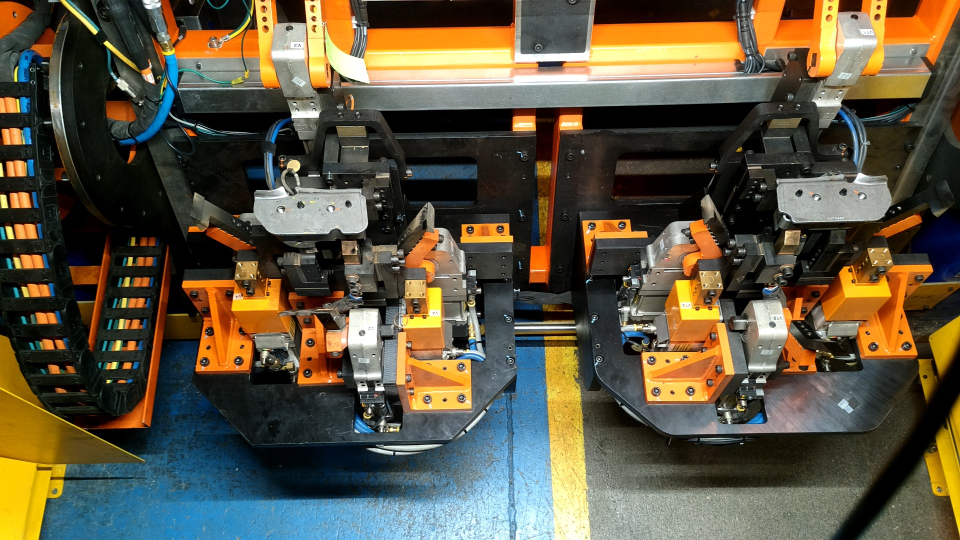
#> input picture Contour/STANDARD.jpg, 1920 x 1080 px, given in place of STANDARD1, which was not available (shown at 1/2 size)
$ python EdgeDetectionFunctionTypes.py
#> lines starting #> are read from the running program, lines starting #| are printed output that depends on the picture; after the words box and inside, x2 and y2 are one past the last pixel; in counts of white or black regions, pixels touching at a corner belong together; pictures that were not available may be replaced by others from this repository, and a replacement may not be noted
import cv2 as cv
import numpy as np

img = cv.imread('STANDARD1')
#> img is the input picture: shape (1080, 1920, 3); mean B, G, R 65.3, 86, 94.4
cv.imshow('STANDARD1.jpg', img)

gray = cv.cvtColor(img, cv.COLOR_BGR2GRAY)
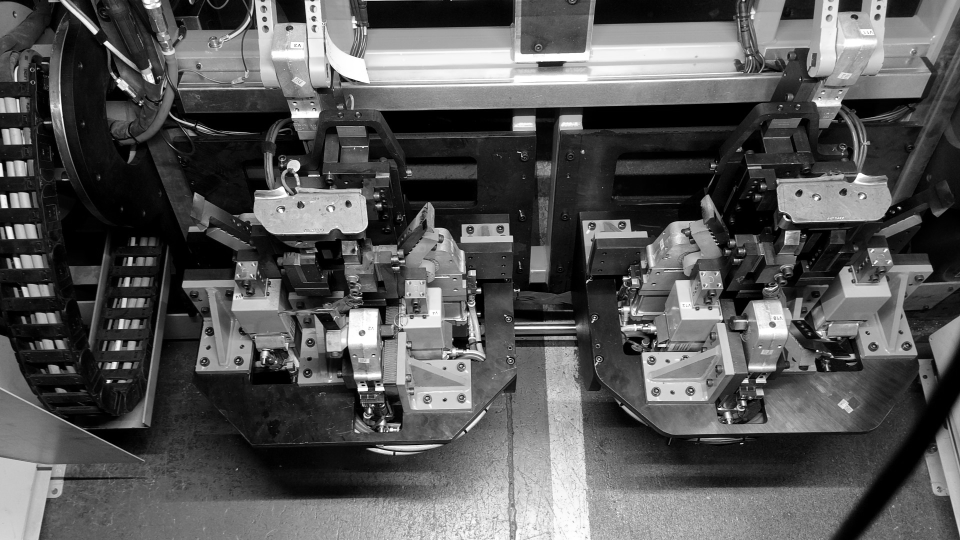
#> gray: shape (1080, 1920) (shown at 1/2 size); min 0, max 255, mean 86.2
cv.imshow('Gray', gray)

lap = cv.Laplacian(gray, cv.CV_64F)
lap = np.uint8(np.absolute(lap))
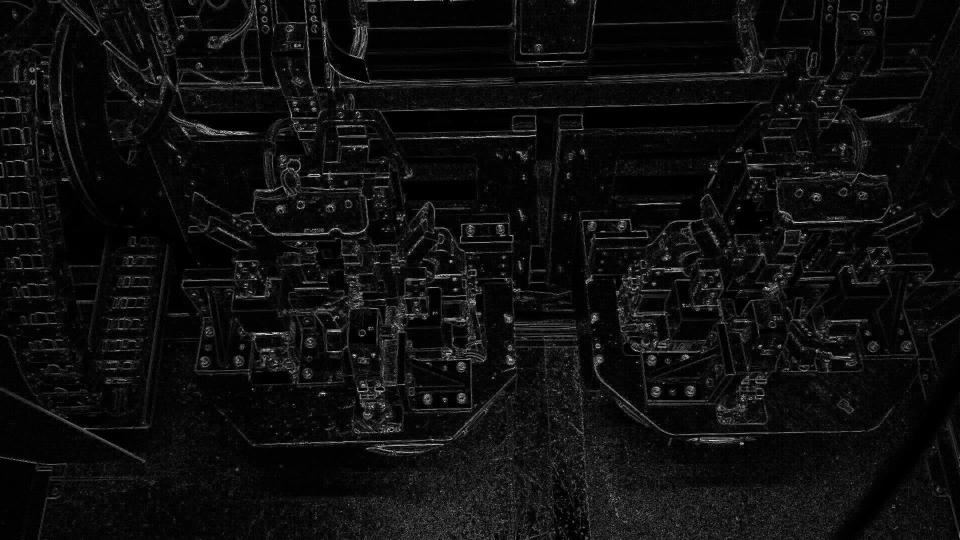
#> lap: shape (1080, 1920) (shown at 1/2 size); min 0, max 255, mean 14.4
cv.imshow('Laplacian', lap)

sobelx = cv.Sobel(gray, cv.CV_64F, 1, 0)
sobely = cv.Sobel(gray, cv.CV_64F, 0, 1)

cv.imshow('Sobel X', sobelx)
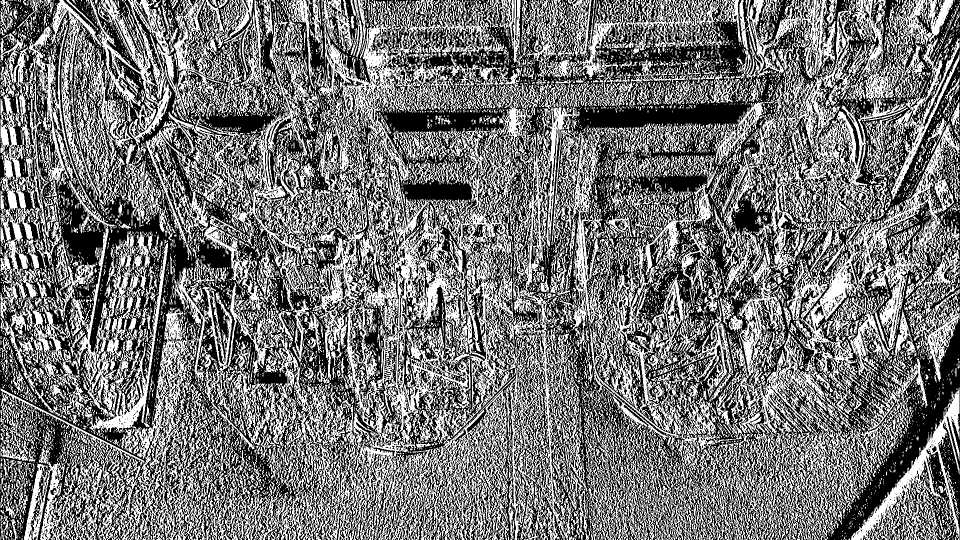
#> window 'Sobel X': shape (1080, 1920) (shown at 1/2 size); 46% white; 11290 white regions (9437 under 20 px), largest, box (x1, y1, x2, y2) and area: (337, 0, 1582, 1080) 313442, (1444, 0, 1919, 772) 102100, (57, 0, 440, 1080) 66485
cv.imshow('Sobel Y', sobely)
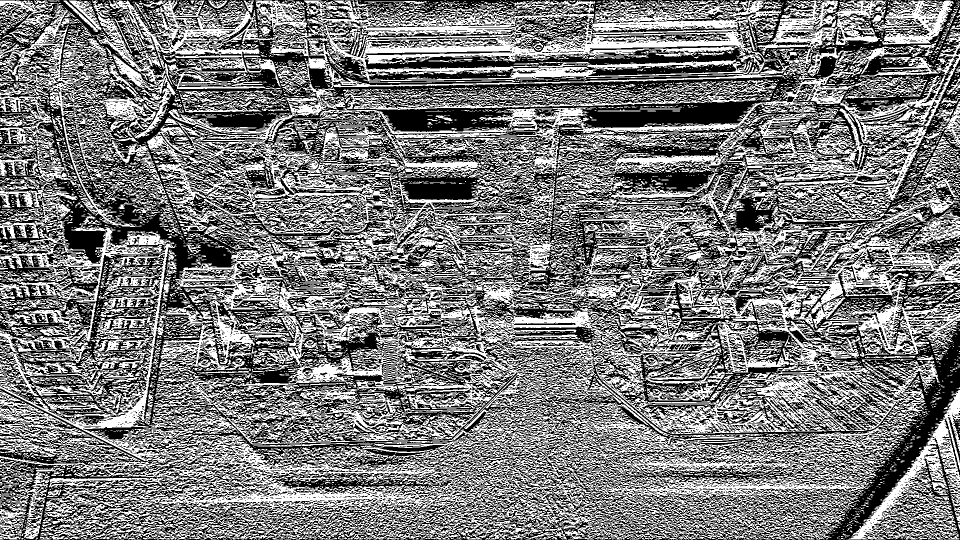
#> window 'Sobel Y': shape (1080, 1920) (shown at 1/2 size); 48.3% white; 9173 white regions (7705 under 20 px), largest, box (x1, y1, x2, y2) and area: (0, 1, 1920, 1079) 661809, (308, 722, 971, 889) 24556, (1515, 1, 1908, 153) 21516
combined_sobel = cv.bitwise_or(sobelx, sobely)
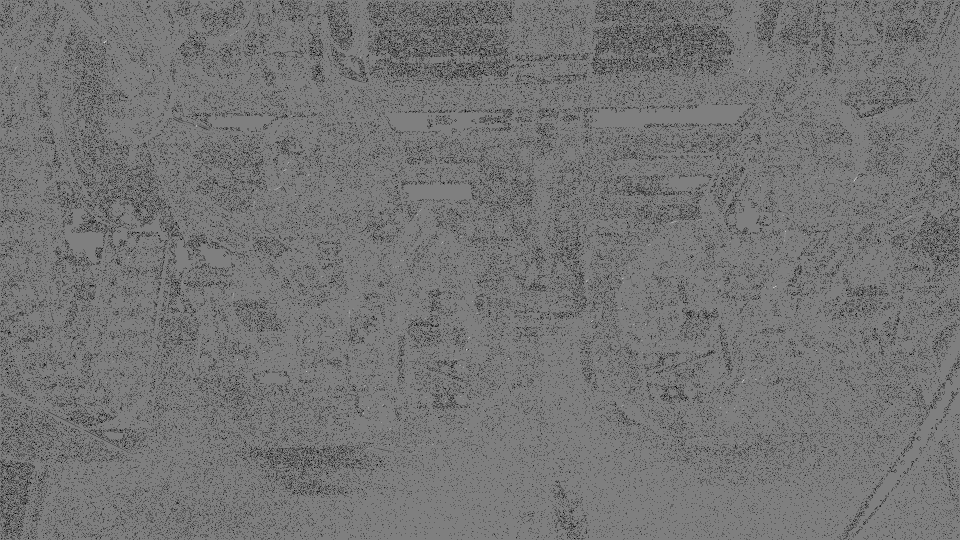
#> combined_sobel: shape (1080, 1920) float64 (shown at 1/2 size); 8.31% of the values are NaN or infinite; the others: min -130944, max 130944, mean -169.4; drawn with min black, max white, NaN and infinite black

cv.imshow('Sobel X', sobelx)
cv.imshow('Sobel Y', sobely)
cv.imshow('Combined Sobel', combined_sobel)
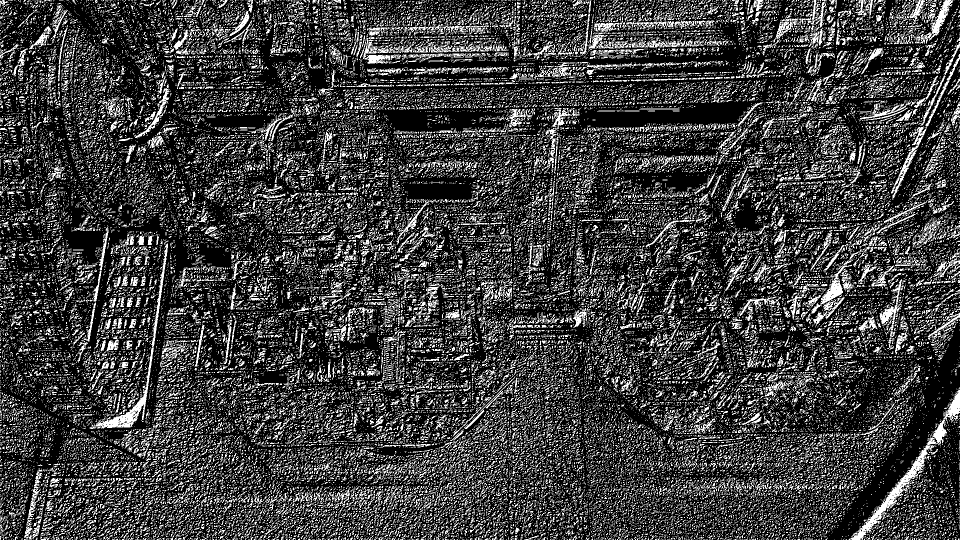
#> window 'Combined Sobel': shape (1080, 1920) (shown at 1/2 size); 24.1% white in thin lines or dots

canny = cv.Canny(gray, 15, 175)
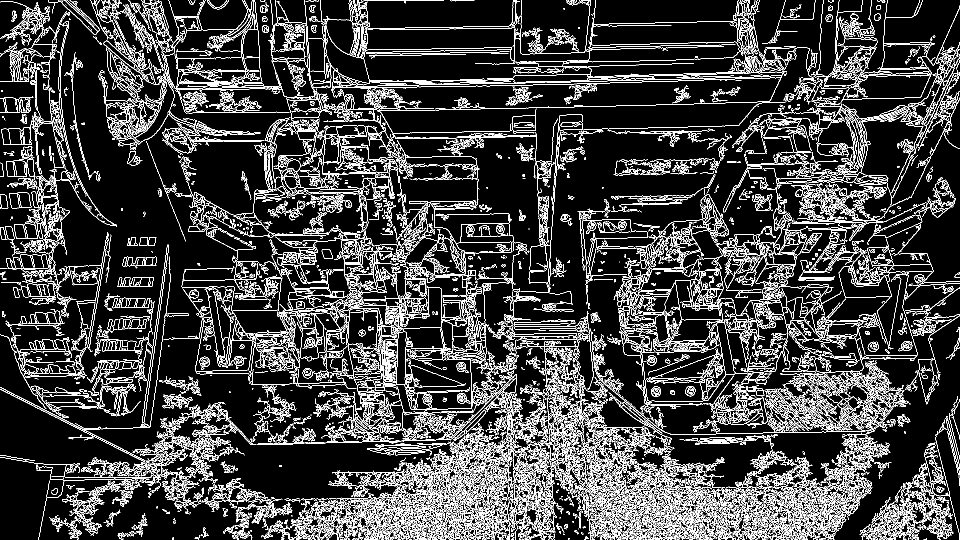
#> canny: shape (1080, 1920) (shown at 1/2 size); 15.1% white in thin lines or dots
cv.imshow('Canny', canny)

cv.waitKey(0)
